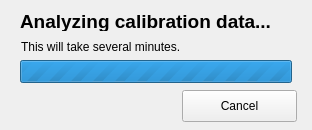
<?xml version="1.0" encoding="UTF-8"?>
<ui version="4.0">
 <class>AnalysisProgressFrm</class>
 <widget class="QWidget" name="AnalysisProgressFrm">
  <property name="geometry">
   <rect>
    <x>0</x>
    <y>0</y>
    <width>312</width>
    <height>130</height>
   </rect>
  </property>
  <property name="sizePolicy">
   <sizepolicy hsizetype="Fixed" vsizetype="Fixed">
    <horstretch>0</horstretch>
    <verstretch>0</verstretch>
   </sizepolicy>
  </property>
  <property name="minimumSize">
   <size>
    <width>312</width>
    <height>130</height>
   </size>
  </property>
  <property name="maximumSize">
   <size>
    <width>312</width>
    <height>130</height>
   </size>
  </property>
  <property name="windowTitle">
   <string>Form</string>
  </property>
  <widget class="QProgressBar" name="progPB">
   <property name="geometry">
    <rect>
     <x>20</x>
     <y>60</y>
     <width>272</width>
     <height>23</height>
    </rect>
   </property>
   <property name="maximum">
    <number>0</number>
   </property>
   <property name="value">
    <number>-1</number>
   </property>
  </widget>
  <widget class="QLabel" name="calDescrLbl">
   <property name="geometry">
    <rect>
     <x>20</x>
     <y>10</y>
     <width>271</width>
     <height>21</height>
    </rect>
   </property>
   <property name="font">
    <font>
     <family>Helvetica Neue</family>
     <pointsize>14</pointsize>
     <weight>75</weight>
     <bold>true</bold>
    </font>
   </property>
   <property name="styleSheet">
    <string notr="true">line-height: 150%</string>
   </property>
   <property name="text">
    <string>Analyzing calibration data...</string>
   </property>
   <property name="alignment">
    <set>Qt::AlignLeading|Qt::AlignLeft|Qt::AlignTop</set>
   </property>
  </widget>
  <widget class="QLabel" name="calDescrLbl_2">
   <property name="geometry">
    <rect>
     <x>21</x>
     <y>40</y>
     <width>271</width>
     <height>21</height>
    </rect>
   </property>
   <property name="font">
    <font>
     <family>Helvetica Neue</family>
     <weight>50</weight>
     <bold>false</bold>
    </font>
   </property>
   <property name="styleSheet">
    <string notr="true">line-height: 150%</string>
   </property>
   <property name="text">
    <string>This will take several minutes.</string>
   </property>
   <property name="alignment">
    <set>Qt::AlignLeading|Qt::AlignLeft|Qt::AlignTop</set>
   </property>
  </widget>
  <widget class="QPushButton" name="cancelBtn">
   <property name="geometry">
    <rect>
     <x>182</x>
     <y>90</y>
     <width>115</width>
     <height>32</height>
    </rect>
   </property>
   <property name="text">
    <string>Cancel</string>
   </property>
  </widget>
 </widget>
 <resources/>
 <connections/>
</ui>
